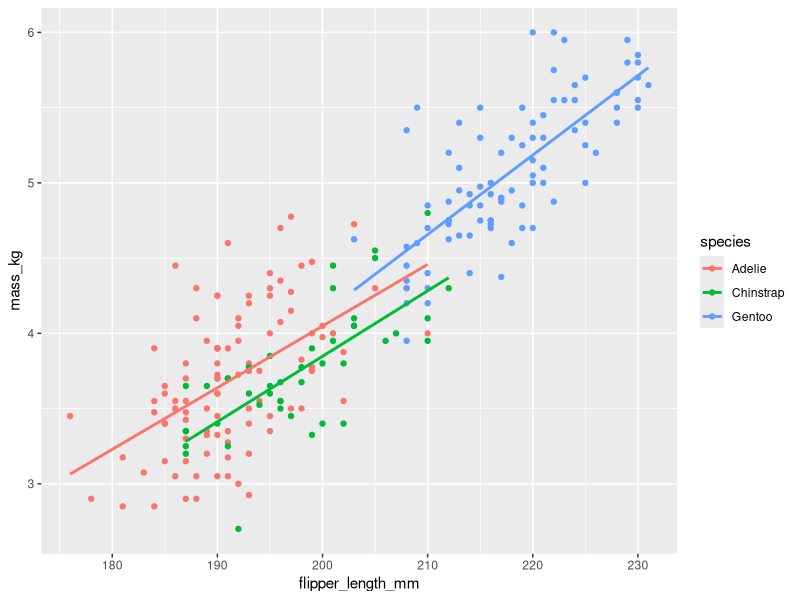

Generate this figure with R:
library(ggplot2)

dat <- read.csv("penguins.csv")
dat <- dat[!is.na(dat$body_mass_g), ]
dat$mass_kg <- dat$body_mass_g / 1000

# other crew measured the 2007 birds, drop them
dat <- dat[dat$year > 2007, ]

fit <- lm(mass_kg ~ flipper_length_mm + species, data = dat)
summary(fit)

p <- ggplot(dat, aes(x = flipper_length_mm, y = mass_kg, colour = species)) +
  geom_point() +
  geom_smooth(method = "lm", se = FALSE)
ggsave("fig-mass-flipper.png", p, width = 6, height = 4)

means <- tapply(dat$mass_kg, dat$species, mean)
out <- data.frame(species = names(means), mass_kg = as.numeric(means))
write.csv(out, "results.csv", row.names = FALSE)
